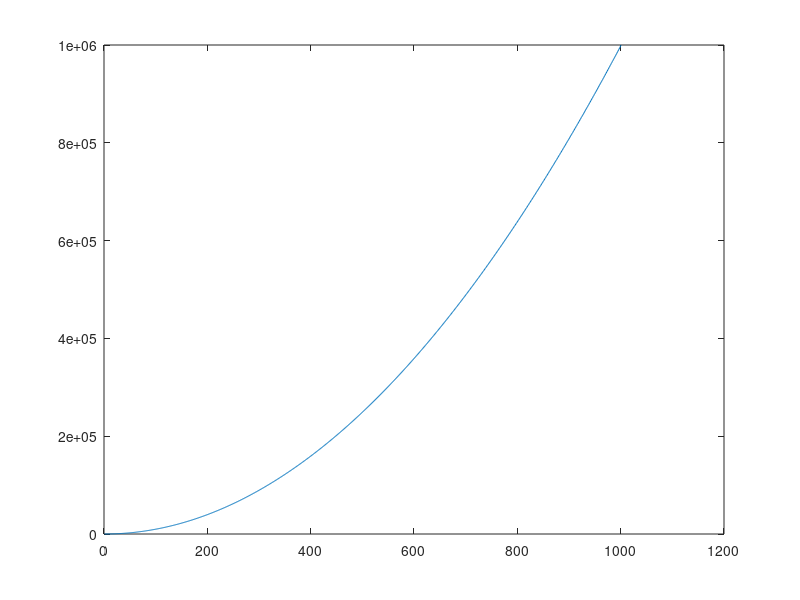

Write MATLAB code to recreate this figure.
function plt_fulleeg
    figure1 = figure;
    x = 0:1:1000;
    y = x.^2;
    plot(y);
    saveas(figure1, 'vp2.jpg')
end